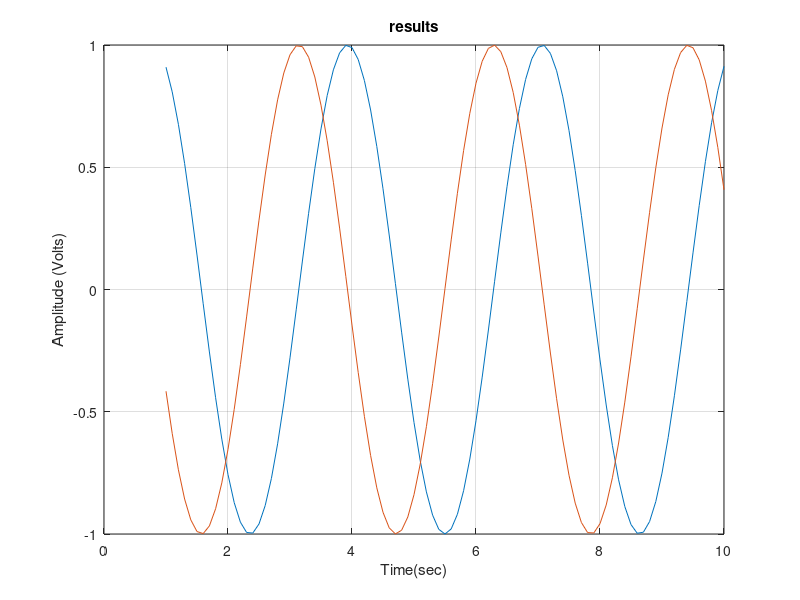

This chart was generated by the following MATLAB code:
clc; clear; close all;
x = 1:0.1:10;
y = sin(2*x);
z = cos(2*x);

figure
plot(x, y)
hold on
plot(x, z)
grid on
xlabel('Time(sec)')
ylabel('Amplitude (Volts)')
title('results') 